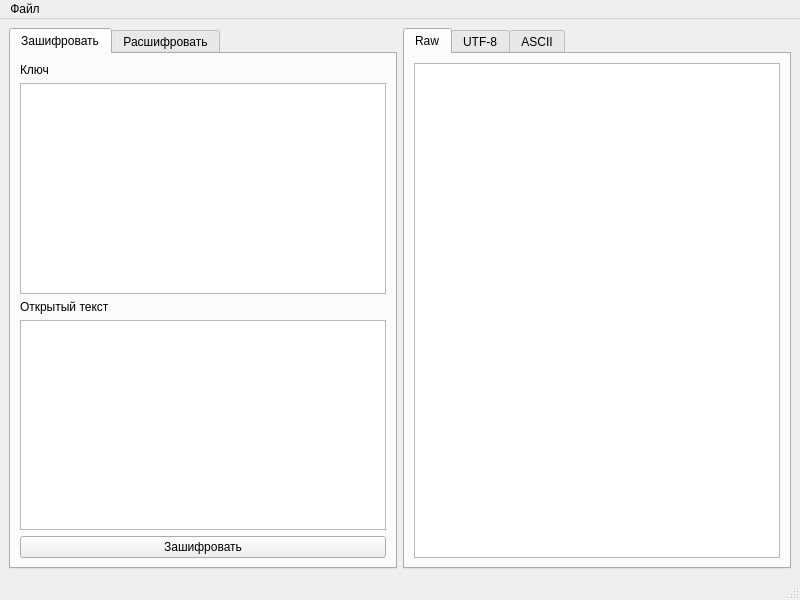
<?xml version="1.0" encoding="UTF-8"?>
<ui version="4.0">
 <class>MainWindow</class>
 <widget class="QMainWindow" name="MainWindow">
  <property name="geometry">
   <rect>
    <x>0</x>
    <y>0</y>
    <width>800</width>
    <height>600</height>
   </rect>
  </property>
  <property name="windowTitle">
   <string>MainWindow</string>
  </property>
  <widget class="QWidget" name="centralwidget">
   <layout class="QGridLayout" name="gridLayout">
    <item row="0" column="0">
     <layout class="QHBoxLayout" name="mainLayout">
      <item>
       <widget class="QTabWidget" name="InputWidget">
        <property name="currentIndex">
         <number>0</number>
        </property>
        <widget class="QWidget" name="EncryptTab">
         <attribute name="title">
          <string>Зашифровать</string>
         </attribute>
         <layout class="QGridLayout" name="gridLayout_5">
          <item row="0" column="0">
           <layout class="QVBoxLayout" name="verticalLayout">
            <item>
             <widget class="QLabel" name="eKeyLabel">
              <property name="text">
               <string>Ключ</string>
              </property>
             </widget>
            </item>
            <item>
             <widget class="QTextEdit" name="eKeyEdit"/>
            </item>
            <item>
             <widget class="QLabel" name="eTextLabel">
              <property name="text">
               <string>Открытый текст</string>
              </property>
             </widget>
            </item>
            <item>
             <widget class="QTextEdit" name="eTextEdit"/>
            </item>
            <item>
             <layout class="QHBoxLayout" name="horizontalLayout">
              <item>
               <widget class="QPushButton" name="encryptButton">
                <property name="text">
                 <string>Зашифровать</string>
                </property>
               </widget>
              </item>
             </layout>
            </item>
           </layout>
          </item>
         </layout>
        </widget>
        <widget class="QWidget" name="DecryptTab">
         <attribute name="title">
          <string>Расшифровать</string>
         </attribute>
         <layout class="QGridLayout" name="gridLayout_6">
          <item row="0" column="0">
           <layout class="QVBoxLayout" name="verticalLayout_2">
            <item>
             <widget class="QLabel" name="dKeyLabel">
              <property name="text">
               <string>Ключ</string>
              </property>
             </widget>
            </item>
            <item>
             <widget class="QTextEdit" name="dKeyEdit"/>
            </item>
            <item>
             <widget class="QLabel" name="dTextLabel">
              <property name="text">
               <string>Шифротекст</string>
              </property>
             </widget>
            </item>
            <item>
             <widget class="QComboBox" name="dTextModeEdit">
              <property name="editable">
               <bool>false</bool>
              </property>
              <item>
               <property name="text">
                <string>Raw (сырые байты в HEX)</string>
               </property>
              </item>
              <item>
               <property name="text">
                <string>UTF-8</string>
               </property>
              </item>
              <item>
               <property name="text">
                <string>ASCII</string>
               </property>
              </item>
             </widget>
            </item>
            <item>
             <widget class="QTextEdit" name="dTextEdit"/>
            </item>
            <item>
             <layout class="QHBoxLayout" name="horizontalLayout_2">
              <item>
               <widget class="QPushButton" name="decryptButton">
                <property name="text">
                 <string>Зашифровать</string>
                </property>
               </widget>
              </item>
             </layout>
            </item>
           </layout>
          </item>
         </layout>
        </widget>
       </widget>
      </item>
      <item>
       <widget class="QTabWidget" name="OutputWidget">
        <property name="currentIndex">
         <number>0</number>
        </property>
        <widget class="QWidget" name="RawDataTab">
         <attribute name="title">
          <string>Raw</string>
         </attribute>
         <layout class="QGridLayout" name="gridLayout_4">
          <item row="0" column="0">
           <widget class="QTextBrowser" name="RawTextBrowser"/>
          </item>
         </layout>
        </widget>
        <widget class="QWidget" name="UtfTab">
         <attribute name="title">
          <string>UTF-8</string>
         </attribute>
         <layout class="QGridLayout" name="gridLayout_3">
          <item row="0" column="0">
           <widget class="QTextBrowser" name="UtfTextBrowser"/>
          </item>
         </layout>
        </widget>
        <widget class="QWidget" name="AsciiTab">
         <attribute name="title">
          <string>ASCII</string>
         </attribute>
         <layout class="QGridLayout" name="gridLayout_2">
          <item row="0" column="0">
           <widget class="QTextBrowser" name="AsciiTextBrowser"/>
          </item>
         </layout>
        </widget>
       </widget>
      </item>
     </layout>
    </item>
   </layout>
  </widget>
  <widget class="QMenuBar" name="menubar">
   <property name="geometry">
    <rect>
     <x>0</x>
     <y>0</y>
     <width>800</width>
     <height>20</height>
    </rect>
   </property>
   <widget class="QMenu" name="menu">
    <property name="title">
     <string>Файл</string>
    </property>
   </widget>
   <addaction name="menu"/>
  </widget>
  <widget class="QStatusBar" name="statusbar"/>
 </widget>
 <resources/>
 <connections/>
</ui>
